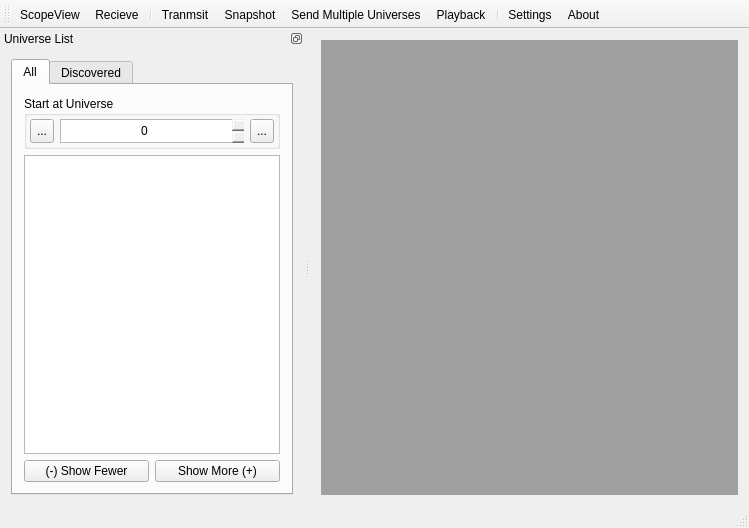
<?xml version="1.0" encoding="UTF-8"?>
<ui version="4.0">
 <class>MDIMainWindow</class>
 <widget class="QMainWindow" name="MDIMainWindow">
  <property name="geometry">
   <rect>
    <x>0</x>
    <y>0</y>
    <width>749</width>
    <height>528</height>
   </rect>
  </property>
  <property name="windowTitle">
   <string>Secure sACNView</string>
  </property>
  <property name="styleSheet">
   <string notr="true">QSpinBox {
border: 1px solid palette(mid); 
height: 22px;
}

QSpinBox:focus {
border: 1px solid palette(highlight); 
}

QSpinBox:disabled{
border: 1px solid palette(dark);
}

QSpinBox::up-button {
subcontrol-position: right;
width: 22px;
height: 22px;
background-color:palette(button);
border-image: url(:/icons/spin_up_dark.png) 1;
}

 QSpinBox::up-button:disabled {
background-color:grey;
 }

QSpinBox::down-button {
subcontrol-position: left;
width: 22px;
height: 22px;
background-color:palette(button);
border-image: url(:/icons/spin_down_dark.png) 1;
}

QSpinBox::down-button:disabled {
background-color:grey;
 }</string>
  </property>
  <property name="unifiedTitleAndToolBarOnMac">
   <bool>false</bool>
  </property>
  <widget class="QWidget" name="centralWidget">
   <layout class="QVBoxLayout" name="verticalLayout_2">
    <item>
     <widget class="QMdiArea" name="mdiArea"/>
    </item>
   </layout>
  </widget>
  <widget class="QToolBar" name="mainToolBar">
   <property name="iconSize">
    <size>
     <width>48</width>
     <height>48</height>
    </size>
   </property>
   <attribute name="toolBarArea">
    <enum>TopToolBarArea</enum>
   </attribute>
   <attribute name="toolBarBreak">
    <bool>false</bool>
   </attribute>
   <addaction name="actionScopeView"/>
   <addaction name="actionRecieve"/>
   <addaction name="separator"/>
   <addaction name="actionTranmsit"/>
   <addaction name="actionSnapshot"/>
   <addaction name="actionMultiUniverse"/>
   <addaction name="actionPCAPPlayback"/>
   <addaction name="separator"/>
   <addaction name="actionSettings"/>
   <addaction name="actionAbout"/>
  </widget>
  <widget class="QStatusBar" name="statusBar">
   <property name="sizePolicy">
    <sizepolicy hsizetype="Expanding" vsizetype="Expanding">
     <horstretch>0</horstretch>
     <verstretch>0</verstretch>
    </sizepolicy>
   </property>
  </widget>
  <widget class="QDockWidget" name="dwUnivList">
   <property name="sizePolicy">
    <sizepolicy hsizetype="Expanding" vsizetype="Expanding">
     <horstretch>0</horstretch>
     <verstretch>0</verstretch>
    </sizepolicy>
   </property>
   <property name="floating">
    <bool>false</bool>
   </property>
   <property name="features">
    <set>QDockWidget::DockWidgetFloatable|QDockWidget::DockWidgetMovable</set>
   </property>
   <property name="windowTitle">
    <string>Universe List</string>
   </property>
   <attribute name="dockWidgetArea">
    <number>1</number>
   </attribute>
   <widget class="QWidget" name="dockWidgetContents">
    <property name="sizePolicy">
     <sizepolicy hsizetype="Expanding" vsizetype="Expanding">
      <horstretch>0</horstretch>
      <verstretch>0</verstretch>
     </sizepolicy>
    </property>
    <layout class="QVBoxLayout" name="verticalLayout">
     <item>
      <widget class="QTabWidget" name="tabWidget">
       <property name="currentIndex">
        <number>0</number>
       </property>
       <widget class="QWidget" name="tabAll">
        <property name="sizePolicy">
         <sizepolicy hsizetype="Expanding" vsizetype="Expanding">
          <horstretch>0</horstretch>
          <verstretch>0</verstretch>
         </sizepolicy>
        </property>
        <attribute name="title">
         <string>All</string>
        </attribute>
        <layout class="QVBoxLayout" name="verticalLayout_3" stretch="0,0,1,0">
         <item>
          <widget class="QGroupBox" name="groupBox">
           <property name="sizePolicy">
            <sizepolicy hsizetype="Expanding" vsizetype="Expanding">
             <horstretch>0</horstretch>
             <verstretch>0</verstretch>
            </sizepolicy>
           </property>
           <property name="title">
            <string>Start at Universe</string>
           </property>
           <layout class="QHBoxLayout" name="horizontalLayout_3" stretch="0,1,0">
            <property name="leftMargin">
             <number>3</number>
            </property>
            <property name="topMargin">
             <number>3</number>
            </property>
            <property name="rightMargin">
             <number>3</number>
            </property>
            <property name="bottomMargin">
             <number>3</number>
            </property>
            <item>
             <widget class="QToolButton" name="btnUnivListBack">
              <property name="sizePolicy">
               <sizepolicy hsizetype="Expanding" vsizetype="Expanding">
                <horstretch>0</horstretch>
                <verstretch>0</verstretch>
               </sizepolicy>
              </property>
              <property name="text">
               <string>...</string>
              </property>
              <property name="icon">
               <iconset resource="../res/resources.qrc">
                <normaloff>:/icons/back.png</normaloff>:/icons/back.png</iconset>
              </property>
             </widget>
            </item>
            <item>
             <widget class="QSpinBox" name="sbUniverseList">
              <property name="enabled">
               <bool>true</bool>
              </property>
              <property name="sizePolicy">
               <sizepolicy hsizetype="Expanding" vsizetype="Expanding">
                <horstretch>0</horstretch>
                <verstretch>0</verstretch>
               </sizepolicy>
              </property>
              <property name="frame">
               <bool>false</bool>
              </property>
              <property name="alignment">
               <set>Qt::AlignCenter</set>
              </property>
             </widget>
            </item>
            <item>
             <widget class="QToolButton" name="btnUnivListForward">
              <property name="sizePolicy">
               <sizepolicy hsizetype="Expanding" vsizetype="Expanding">
                <horstretch>0</horstretch>
                <verstretch>0</verstretch>
               </sizepolicy>
              </property>
              <property name="text">
               <string>...</string>
              </property>
              <property name="icon">
               <iconset resource="../res/resources.qrc">
                <normaloff>:/icons/forward.png</normaloff>:/icons/forward.png</iconset>
              </property>
             </widget>
            </item>
           </layout>
          </widget>
         </item>
         <item>
          <layout class="QHBoxLayout" name="horizontalLayout">
           <property name="sizeConstraint">
            <enum>QLayout::SetNoConstraint</enum>
           </property>
          </layout>
         </item>
         <item>
          <widget class="QTreeView" name="treeView">
           <property name="editTriggers">
            <set>QAbstractItemView::NoEditTriggers</set>
           </property>
           <property name="alternatingRowColors">
            <bool>true</bool>
           </property>
           <property name="itemsExpandable">
            <bool>true</bool>
           </property>
           <attribute name="headerVisible">
            <bool>false</bool>
           </attribute>
          </widget>
         </item>
         <item>
          <layout class="QHBoxLayout" name="horizontalLayout_2">
           <property name="sizeConstraint">
            <enum>QLayout::SetNoConstraint</enum>
           </property>
           <item>
            <widget class="QPushButton" name="pbFewer">
             <property name="sizePolicy">
              <sizepolicy hsizetype="Expanding" vsizetype="Expanding">
               <horstretch>0</horstretch>
               <verstretch>0</verstretch>
              </sizepolicy>
             </property>
             <property name="text">
              <string>(-) Show Fewer</string>
             </property>
            </widget>
           </item>
           <item>
            <widget class="QPushButton" name="pbMore">
             <property name="sizePolicy">
              <sizepolicy hsizetype="Expanding" vsizetype="Expanding">
               <horstretch>0</horstretch>
               <verstretch>0</verstretch>
              </sizepolicy>
             </property>
             <property name="text">
              <string>Show More (+)</string>
             </property>
            </widget>
           </item>
          </layout>
         </item>
        </layout>
       </widget>
       <widget class="QWidget" name="tabDiscovered">
        <property name="sizePolicy">
         <sizepolicy hsizetype="Expanding" vsizetype="Expanding">
          <horstretch>0</horstretch>
          <verstretch>0</verstretch>
         </sizepolicy>
        </property>
        <attribute name="title">
         <string>Discovered</string>
        </attribute>
        <layout class="QVBoxLayout" name="verticalLayout_4">
         <item>
          <widget class="QTreeView" name="treeViewDiscovered">
           <property name="editTriggers">
            <set>QAbstractItemView::NoEditTriggers</set>
           </property>
           <property name="alternatingRowColors">
            <bool>true</bool>
           </property>
           <property name="itemsExpandable">
            <bool>true</bool>
           </property>
           <attribute name="headerVisible">
            <bool>false</bool>
           </attribute>
          </widget>
         </item>
        </layout>
       </widget>
      </widget>
     </item>
    </layout>
   </widget>
  </widget>
  <action name="actionScopeView">
   <property name="icon">
    <iconset resource="../res/resources.qrc">
     <normaloff>:/icons/scope.png</normaloff>:/icons/scope.png</iconset>
   </property>
   <property name="text">
    <string>ScopeView</string>
   </property>
   <property name="toolTip">
    <string>&lt;html&gt;&lt;head/&gt;&lt;body&gt;&lt;p&gt;Opens an oscilloscope style view of the levels of a set of addresses over time&lt;/p&gt;&lt;/body&gt;&lt;/html&gt;</string>
   </property>
  </action>
  <action name="actionSnapshot">
   <property name="icon">
    <iconset resource="../res/resources.qrc">
     <normaloff>:/icons/snapshot.png</normaloff>:/icons/snapshot.png</iconset>
   </property>
   <property name="text">
    <string>Snapshot</string>
   </property>
   <property name="toolTip">
    <string>&lt;html&gt;&lt;head/&gt;&lt;body&gt;&lt;p&gt;Opens a window allowing snapshot and playback of a universe of sACN levels&lt;/p&gt;&lt;/body&gt;&lt;/html&gt;</string>
   </property>
  </action>
  <action name="actionTranmsit">
   <property name="icon">
    <iconset resource="../res/resources.qrc">
     <normaloff>:/icons/transmit.png</normaloff>:/icons/transmit.png</iconset>
   </property>
   <property name="text">
    <string>Tranmsit</string>
   </property>
   <property name="toolTip">
    <string>&lt;html&gt;&lt;head/&gt;&lt;body&gt;&lt;p&gt;Opens a window allowing transmission of a universe of sACN&lt;/p&gt;&lt;/body&gt;&lt;/html&gt;</string>
   </property>
  </action>
  <action name="actionRecieve">
   <property name="icon">
    <iconset resource="../res/resources.qrc">
     <normaloff>:/icons/univ_view.png</normaloff>:/icons/univ_view.png</iconset>
   </property>
   <property name="text">
    <string>Recieve</string>
   </property>
   <property name="toolTip">
    <string>View a universe of sACN</string>
   </property>
  </action>
  <action name="actionSettings">
   <property name="checkable">
    <bool>false</bool>
   </property>
   <property name="icon">
    <iconset resource="../res/resources.qrc">
     <normaloff>:/icons/settings.png</normaloff>:/icons/settings.png</iconset>
   </property>
   <property name="text">
    <string>Settings</string>
   </property>
   <property name="toolTip">
    <string>Configure application settings</string>
   </property>
  </action>
  <action name="actionAbout">
   <property name="icon">
    <iconset resource="../res/resources.qrc">
     <normaloff>:/icons/info.png</normaloff>:/icons/info.png</iconset>
   </property>
   <property name="text">
    <string>About</string>
   </property>
   <property name="toolTip">
    <string>About sACNView</string>
   </property>
  </action>
  <action name="actionMultiUniverse">
   <property name="icon">
    <iconset resource="../res/resources.qrc">
     <normaloff>:/icons/multi_universe.png</normaloff>:/icons/multi_universe.png</iconset>
   </property>
   <property name="text">
    <string>Send Multiple Universes</string>
   </property>
   <property name="toolTip">
    <string>&lt;html&gt;&lt;head/&gt;&lt;body&gt;&lt;p&gt;Open a window allowing easy setup of multiple sources of sACN data at once&lt;/p&gt;&lt;/body&gt;&lt;/html&gt;</string>
   </property>
  </action>
  <action name="actionPCAPPlayback">
   <property name="icon">
    <iconset resource="../res/resources.qrc">
     <normaloff>:/icons/capture_playback.png</normaloff>:/icons/capture_playback.png</iconset>
   </property>
   <property name="text">
    <string>Playback</string>
   </property>
   <property name="toolTip">
    <string>&lt;html&gt;&lt;head/&gt;&lt;body&gt;&lt;p&gt;Playback data captured with Wireshark (or other tools that produce a PCAP file format). sACN Data will be played back with the same timing as when it was captured, allowing precise recreation of fades.&lt;/p&gt;&lt;/body&gt;&lt;/html&gt;</string>
   </property>
  </action>
 </widget>
 <layoutdefault spacing="6" margin="11"/>
 <resources>
  <include location="../res/resources.qrc"/>
 </resources>
 <connections/>
</ui>
